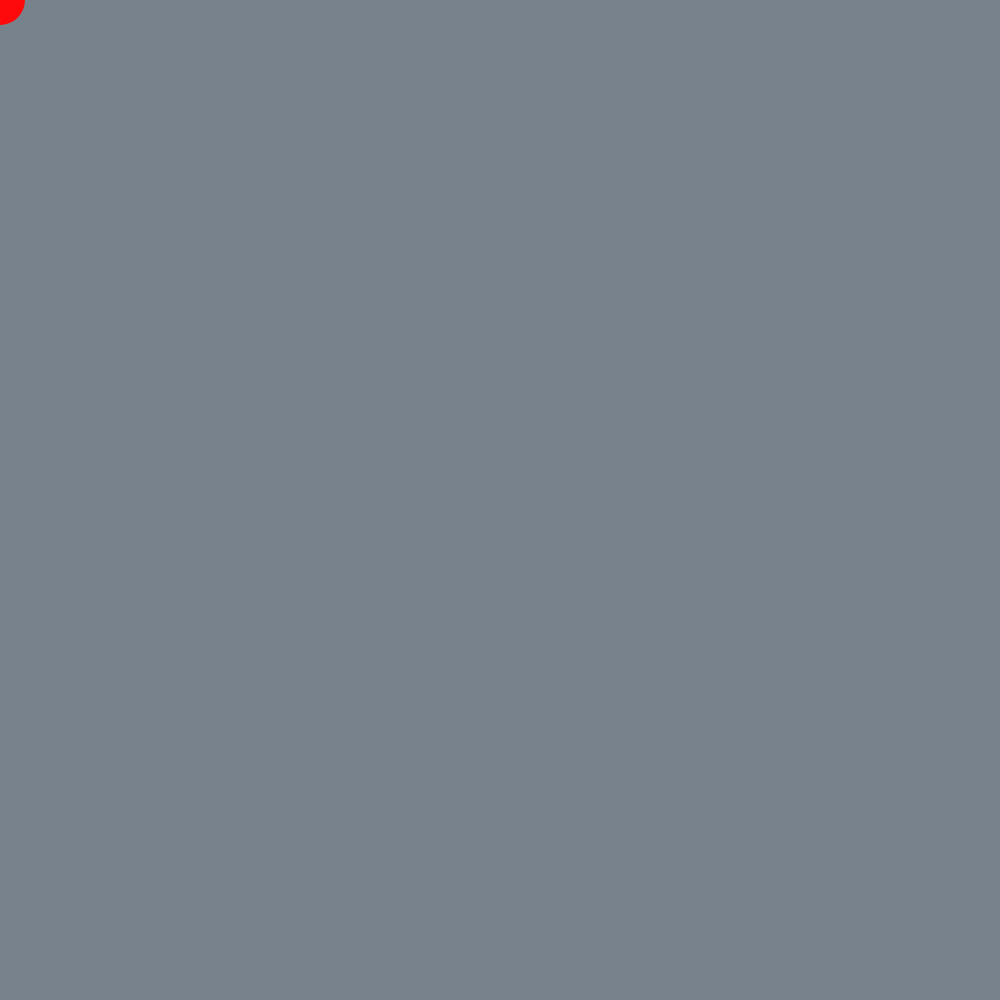
Frame 1 (no input)
Frame 60 (no input): identical to frame 1, image omitted
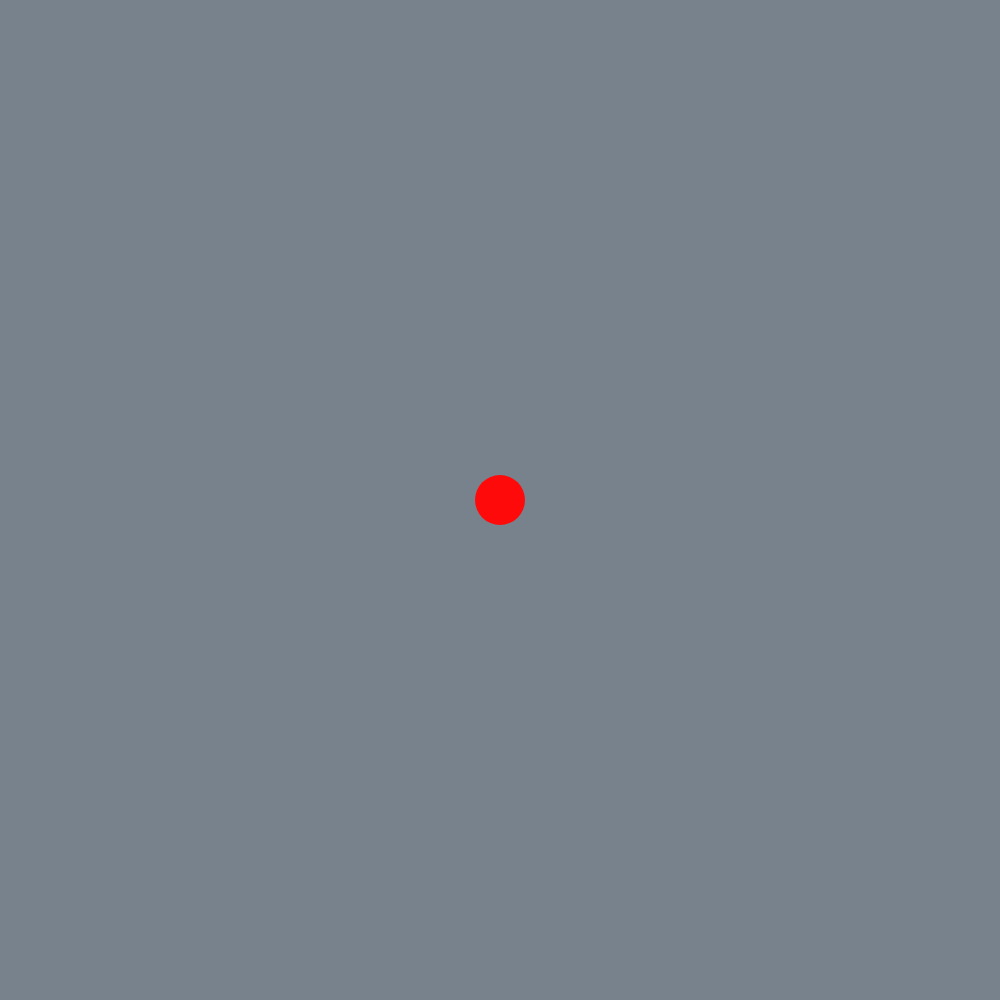
Frame 120 (the mouse pressed at the canvas centre since frame 60)

The p5.js sketch that drew these frames (run headless with seeded random() and noise() and a simulated clock; from frame 60 on, the mouse is pressed at the canvas centre):

// p5.js sketch
// ── sketch.js
function setup() {
 createCanvas(1000,1000); 
}

function draw() {
  background(120,130,140);
  noStroke();
  fill(255,10,10);
  ellipse(mouseX, mouseY,50,50)

    
}
